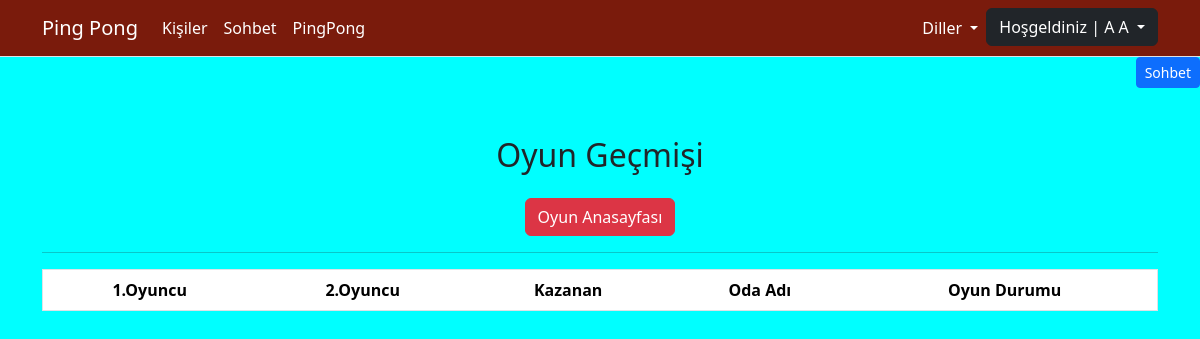
Before: /tr/sohbet/oyun_gecmis/ (signed in) with the older database file.
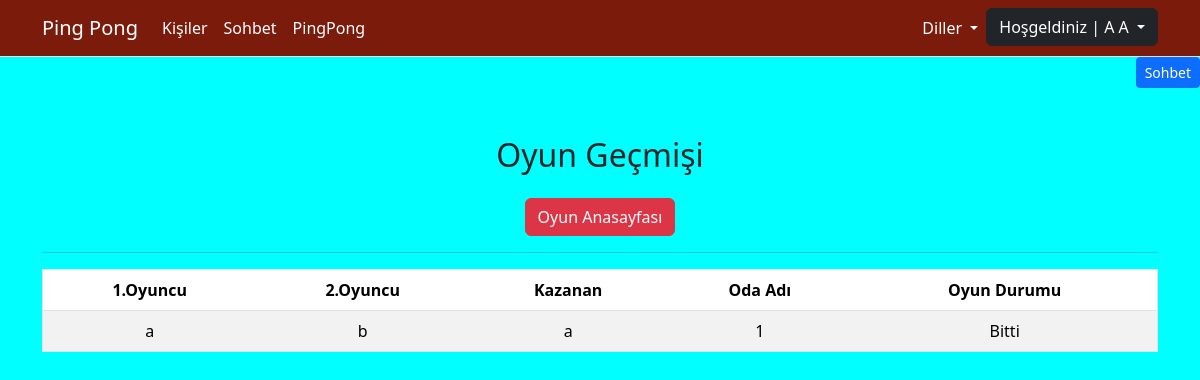
After: the same page with the newer database file.
### chat/models.py (models this page shows, shortened)
class Room(models.Model):
    room_name = models.CharField(max_length=255, unique=True)
    game_creator = models.CharField(max_length=100)
    game_opponent = models.CharField(max_length=100, blank=True, null=True)
    is_over = models.BooleanField(default=False)
    winner = models.CharField(max_length=100, blank=True, null=True)

### chat/views.py (the view)
# urls.py: path(_("oyun_gecmis/"), views.game_history, name="oyun_gecmis"),
@login_required
def game_history(request):
    return render(request, "game_history.html", {'game_history': Room.objects.all()})

### chat/templates/game_history.html (shortened to what this page needs)
{% extends "base.html" %}
{% load static %}
{% load i18n %}
{% block css_files %}
	<link rel="stylesheet" href="{% static 'chat/css/oda.css' %}">
{% endblock %}
{% block content %}
<div class="container mt-5 table-responsive">
    <h2 class="mb-4">Oyun Geçmişi</h2>
    <a href="{% url 'sohbet_anasayfa' %}" class="btn btn-danger">Oyun Anasayfası</a>
    <hr>
    <table class="table table-striped"
    cellspacing="0" cellpadding="1" border="1" width="300">
    <thead>
        <tr>
            <th scope="col">1.Oyuncu</th>
            <th scope="col">2.Oyuncu</th>
            <th scope="col">Kazanan</th>
            <th scope="col">Oda Adı</th>
            <th scope="col">Oyun Durumu</th>
        </tr>
    </thead>
    <tbody>
            {% for game in game_history %}
                <tr>
                    <td>{{ game.game_creator }}</td>
                    <td>{{ game.game_opponent }}</td>
                    <td>{{ game.winner }}</td>
                    <td>{{ game.room_name }}</td>
                    <td>{% if  game.is_over  == 1 %}
                            Bitti
                        {% else %}
                            Devam Ediyor
                        {% endif %}
                    </td>
                </tr>
            {% endfor %}
        </tbody>
    </table>
</div>
{% endblock %}

### templates/base.html (shortened to what this page needs)
{% load  static %}
{% load i18n %}
<!DOCTYPE html>
<html lang="tr">
	<head>
		<link rel="stylesheet" href="{% static 'css/base.css' %}">
		<link rel="stylesheet" href="{% static 'css/bootstrap.min.css' %}">
		{% block css_files %} {% endblock %}
	</head>
	<body>
		{% include 'part/_navbar.html' %}
		{% include "part/_yanmenu.html" %}
		{% block content %}{% endblock %}
	</body>
</html>

### templates/part/_navbar.html (shortened to what this page needs)
{% load  static %}
{% load i18n %}
<nav class="navbar navbar-expand-lg border-bottom" style="background-color: #7a1b0c;">
	<div class="container">
		<a class="navbar-brand" style="color: white" href="{% url 'anasayfa' %}">Ping Pong</a>
			<div class="collapse navbar-collapse" id="navbar">
			<ul class="navbar-nav me-auto">
				<li class="nav-item">
					<a class="nav-link" style="color: white" href="{% url 'kisiler' %}">{% trans "Kişiler" %}</a>
				</li>
				<li class="nav-item">
					<a class="nav-link" style="color: white" href="{% url 'sohbet_anasayfa' %}">{% trans "Sohbet" %}</a>
				</li>
				<li class="nav-item">
					<a class="nav-link" style="color: white" href="{% url 'pingpong' %}">{% trans "PingPong" %}</a>
				</li>
			</ul>
			<ul class="navbar-nav ms-auto">
				<li class="nav-item dropdown">
					<a class="nav-link dropdown-toggle" href="#" role="button" data-bs-toggle="dropdown" aria-expanded="false">
						{% trans "Diller" %}
					</a>
				</li>
				{% if user.is_authenticated %}
				<li class="nav-item dropdown">
					<button class="btn btn-dark dropdown-toggle" data-bs-toggle="dropdown" aria-expanded="false">
						{% trans "Hoşgeldiniz" %} | {{ user.get_full_name|title }}
					</button>
				</li>
				{% endif %}
		</div>
	</div>
</nav>

### templates/part/_yanmenu.html (shortened to what this page needs)
{% load  static %}
{% load i18n %}
<div class="col-md-3 ms-md-auto">
	<div class="d-grid gap-2 d-md-flex justify-content-md-end">
		<button class="btn btn-primary btn-sm" id="yan_menu" type="button" data-bs-toggle="offcanvas" data-bs-target="#offcanvasRight" aria-controls="offcanvasRight">Sohbet</button>
	</div>
</div>

### static/css/base.css (style rules this page uses)
.nav-link { color: rgb(255, 255, 255) !important; }

### chat/static/chat/css/oda.css (style rules this page uses)
body { background-color: aqua; display: flex; flex-direction: column; justify-content: center; }
.container { text-align: center; }

Changed rows visible on the page:
added Room: game_creator "a", game_opponent "b", winner "a", room_name "1", is_over "Bitti"
